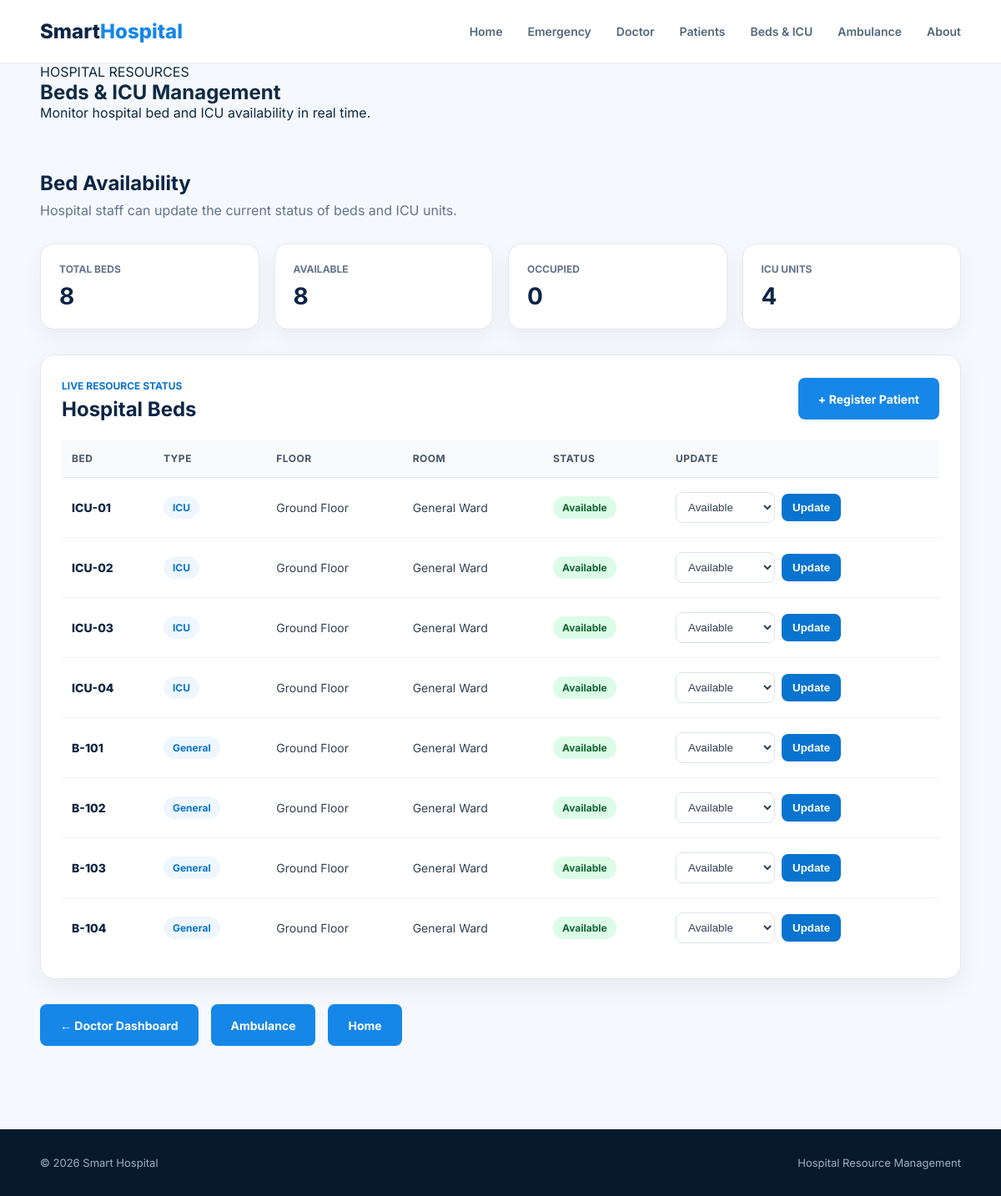
Screenshot of /beds with the database file from the repository.
### tables this page shows
CREATE TABLE beds (
            id INTEGER PRIMARY KEY AUTOINCREMENT,
            bed_number TEXT UNIQUE NOT NULL,
            ward TEXT NOT NULL,
            bed_type TEXT NOT NULL,
            status TEXT DEFAULT 'Available'
        , floor TEXT DEFAULT 'Ground Floor', room TEXT DEFAULT 'General Ward');

### app.py (the view)
@app.route("/beds")
def beds():
    conn = get_db()
    all_beds = conn.execute("""
        SELECT
            id,
            bed_number,
            ward,
            bed_type,
            status,
            floor,
            room
        FROM beds

        ORDER BY

            CASE bed_type

                WHEN 'ICU' THEN 1

                ELSE 2

            END,

            id ASC
    """).fetchall()
    total_beds = conn.execute("""
        SELECT COUNT(*) AS total
        FROM beds
    """).fetchone()["total"]
    available_beds = conn.execute("""
        SELECT COUNT(*) AS total
        FROM beds
        WHERE status = 'Available'
    """).fetchone()["total"]
    occupied_beds = conn.execute("""
        SELECT COUNT(*) AS total
        FROM beds
        WHERE status = 'Occupied'
    """).fetchone()["total"]
    available_icu = conn.execute("""
        SELECT COUNT(*) AS total
        FROM beds

        WHERE bed_type = 'ICU'

        AND status = 'Available'
    """).fetchone()["total"]
    conn.close()
    bed_stats = {
        "total": total_beds,
        "available": available_beds,
        "occupied": occupied_beds,
        "icu": available_icu
    }
    return render_template(
        "beds.html",
        beds=all_beds,
        stats=bed_stats
    )

### app.py (called while the page is built)
def get_db():
    conn = sqlite3.connect(DB_PATH)
    conn.row_factory = sqlite3.Row
    return conn

### templates/beds.html (shortened to what this page needs)
<!DOCTYPE html>
<html lang="en">
<head>
    <link rel="stylesheet"
          href="{{ url_for('static', filename='style.css') }}">
</head>
<body>
<nav class="navbar">
    <div class="container nav-container">
        <a href="/" class="logo">
            Smart<span>Hospital</span>
        </a>
        <div class="nav-links">
            <a href="/">Home</a>
            <a href="/register">
                Emergency
            </a>
            <a href="/dashboard">
                Doctor
            </a>
            <a href="/patients">
                Patients
            </a>
            <a href="/beds">
                Beds & ICU
            </a>
            <a href="/ambulances">
                Ambulance
            </a>
            <a href="/about">
                About
            </a>
        </div>
    </div>
</nav>
<section class="page-header">
    <div class="container">
        <span>HOSPITAL RESOURCES</span>
        <h1>Beds & ICU Management</h1>
        <p>
            Monitor hospital bed and ICU availability
            in real time.
        </p>
    </div>
</section>
<section class="dashboard-section">
    <div class="container">
        <div class="beds-intro">
            <h2>
                Bed Availability
            </h2>
            <p>
                Hospital staff can update the current
                status of beds and ICU units.
            </p>
        </div>
        <div class="bed-stats">
            <div class="bed-stat">
                <span>
                    TOTAL BEDS
                </span>
                <strong>
                    {{ beds|length }}
                </strong>
            </div>
            <div class="bed-stat">
                <span>
                    AVAILABLE
                </span>
                <strong>
                    {{ beds|selectattr("status", "equalto", "Available")|list|length }}
                </strong>
            </div>
            <div class="bed-stat">
                <span>
                    OCCUPIED
                </span>
                <strong>
                    {{ beds|selectattr("status", "equalto", "Occupied")|list|length }}
                </strong>
            </div>
            <div class="bed-stat">
                <span>
                    ICU UNITS
                </span>
                <strong>
                    {{ beds|selectattr("bed_type", "equalto", "ICU")|list|length }}
                </strong>
            </div>
        </div>
        <div class="beds-card">
            <div class="beds-header">
                <div>
                    <span>
                        LIVE RESOURCE STATUS
                    </span>
                    <h2>
                        Hospital Beds
                    </h2>
                </div>
                <a href="/register"
                   class="btn btn-primary">
                    + Register Patient
                </a>
            </div>
            {% if beds %}
            <table class="beds-table">
                <thead>
                    <tr>
                        <th>
                            Bed
                        </th>
                        <th>
                            Type
                        </th>
                        <th>
                            Floor
                        </th>
                        <th>
                            Room
                        </th>
                        <th>
                            Status
                        </th>
                        <th>
                            Update
                        </th>
                    </tr>
                </thead>
                <tbody>
                {% for bed in beds %}
                    <tr>
                        <td>
                            <span class="bed-number">
                                {{ bed["bed_number"] }}
                            </span>
                        </td>
                        <td>
                            <span class="bed-type">
                                {{ bed["bed_type"] }}
                            </span>
                        </td>
                        <td>
                            {{ bed["floor"] }}
                        </td>
                        <td>
                            {{ bed["room"] }}
                        </td>
                        <td>
                            <span class="bed-status
                                {{ bed['status']|lower }}">
                                {{ bed["status"] }}
                            </span>
                        </td>
                        <td>
                            <form
                                action="{{ url_for('update_bed', bed_id=bed['id']) }}"
                                method="POST"
                                class="bed-form"
                            >
                                <select name="status">
                                    <option value="Available"
                                        {% if bed["status"] == "Available" %}
                                            selected
                                        {% endif %}>
                                        Available
                                    </option>
                                </select>
                                <button
                                    type="submit"
                                    class="bed-update">
                                    Update
                                </button>
                            </form>
                        </td>
                    </tr>
                {% endfor %}
                </tbody>
            </table>
            {% endif %}
        </div>
        <div class="beds-actions">
            <a href="/dashboard"
               class="btn btn-primary">
                ← Doctor Dashboard
            </a>
            <a href="/ambulances"
               class="btn btn-primary">
                Ambulance
            </a>
            <a href="/"
               class="btn btn-primary">
                Home
            </a>
        </div>
    </div>
</section>
<footer>
    <div class="container footer-content">
        <p>
            © 2026 Smart Hospital
        </p>
        <p>
            Hospital Resource Management
        </p>
    </div>
</footer>
</body>
</html>

### static/style.css (style rules this page uses)
* { margin: 0; padding: 0; box-sizing: border-box; }
html { scroll-behavior: smooth; }
body { font-family: 'Inter', sans-serif; background: #f5f8fc; color: #102a43; }
a { text-decoration: none; }
.container { width: min(1180px, 92%); margin: auto; }
.navbar { height: 76px; background: #ffffff; border-bottom: 1px solid #e6edf5; display: flex; align-items: center; position: relative; z-index: 10; }
.nav-container { display: flex; justify-content: space-between; align-items: center; }
.logo { font-size: 24px; font-weight: 800; color: #0b2545; }
.logo span { color: #1687e8; }
.nav-links { display: flex; gap: 30px; align-items: center; }
.nav-links a { color: #52677d; font-size: 14px; font-weight: 600; transition: 0.3s; }
.btn { display: inline-flex; justify-content: center; align-items: center; min-height: 50px; padding: 0 24px; border-radius: 8px; font-size: 14px; font-weight: 700; transition: 0.3s; border: none; cursor: pointer; }
.btn-primary { background: #1687e8; color: white; }
footer { background: #071a2d; color: #9db0c2; }
.footer-content { min-height: 80px; display: flex; align-items: center; justify-content: space-between; font-size: 13px; }
.dashboard-section { padding: 60px 0 100px; }
table { width: 100%; border-collapse: collapse; min-width: 900px; }
th { background: #f7fafd; color: #66788a; text-align: left; padding: 15px 20px; font-size: 11px; text-transform: uppercase; letter-spacing: 0.5px; }
td { padding: 18px 20px; border-top: 1px solid #edf2f7; color: #52677d; font-size: 13px; }

### templates/beds.html (style rules this page uses)
.beds-intro { margin-bottom: 30px; }
.beds-intro h2 { color: #0b2545; margin-bottom: 8px; }
.beds-intro p { color: #64748b; }
.bed-stats { display: grid; grid-template-columns: repeat(4, 1fr); gap: 18px; margin-bottom: 30px; }
.bed-stat { background: white; border: 1px solid #e2e8f0; border-radius: 16px; padding: 22px; box-shadow: 0 10px 25px rgba(15, 23, 42, 0.05); }
.bed-stat span { display: block; color: #64748b; font-size: 12px; font-weight: 700; margin-bottom: 8px; }
.bed-stat strong { font-size: 28px; color: #0b2545; }
.beds-card { background: white; border: 1px solid #e2e8f0; border-radius: 18px; padding: 25px; box-shadow: 0 10px 30px rgba(15, 23, 42, 0.06); overflow-x: auto; }
.beds-header { display: flex; align-items: center; justify-content: space-between; gap: 20px; margin-bottom: 22px; }
.beds-header span { color: #0874cf; font-size: 12px; font-weight: 700; }
.beds-header h2 { color: #0b2545; margin-top: 5px; }
.beds-table { width: 100%; min-width: 650px; border-collapse: collapse; }
.beds-table th { text-align: left; padding: 15px 12px; background: #f8fafc; color: #475569; font-size: 12px; font-weight: 700; border-bottom: 1px solid #e2e8f0; }
.beds-table td { padding: 17px 12px; color: #334155; font-size: 14px; border-bottom: 1px solid #eef2f7; }
.beds-table tr:last-child td { border-bottom: none; }
.bed-number { font-weight: 800; color: #0b2545; }
.bed-type { display: inline-block; padding: 6px 11px; border-radius: 20px; background: #eef7ff; color: #0874cf; font-size: 12px; font-weight: 700; }
.bed-status { display: inline-block; padding: 6px 11px; border-radius: 20px; font-size: 12px; font-weight: 700; }
.available { background: #dcfce7; color: #166534; }
.bed-form { display: flex; align-items: center; gap: 8px; }
.bed-form select { padding: 9px 10px; border: 1px solid #dbe3ec; border-radius: 8px; background: white; color: #334155; outline: none; }
.bed-update { padding: 9px 13px; border: none; border-radius: 8px; background: #0874cf; color: white; font-weight: 700; cursor: pointer; }
.beds-actions { margin-top: 30px; display: flex; gap: 15px; flex-wrap: wrap; }

### rows the page displays
beds: bed_number "ICU-01", bed_type "ICU", floor "Ground Floor", room "General Ward", status "Available"
beds: bed_number "ICU-02", bed_type "ICU", floor "Ground Floor", room "General Ward", status "Available"
beds: bed_number "ICU-03", bed_type "ICU", floor "Ground Floor", room "General Ward", status "Available"
beds: bed_number "ICU-04", bed_type "ICU", floor "Ground Floor", room "General Ward", status "Available"
beds: bed_number "B-101", bed_type "General", floor "Ground Floor", room "General Ward", status "Available"
beds: bed_number "B-102", bed_type "General", floor "Ground Floor", room "General Ward", status "Available"
beds: bed_number "B-103", bed_type "General", floor "Ground Floor", room "General Ward", status "Available"
beds: bed_number "B-104", bed_type "General", floor "Ground Floor", room "General Ward", status "Available"

### other values shown
{{ beds|length }} "8"
{{ beds|selectattr("status", "equalto", "Available")|list|length }} "8"
{{ beds|selectattr("status", "equalto", "Occupied")|list|length }} "0"
{{ beds|selectattr("bed_type", "equalto", "ICU")|list|length }} "4"
